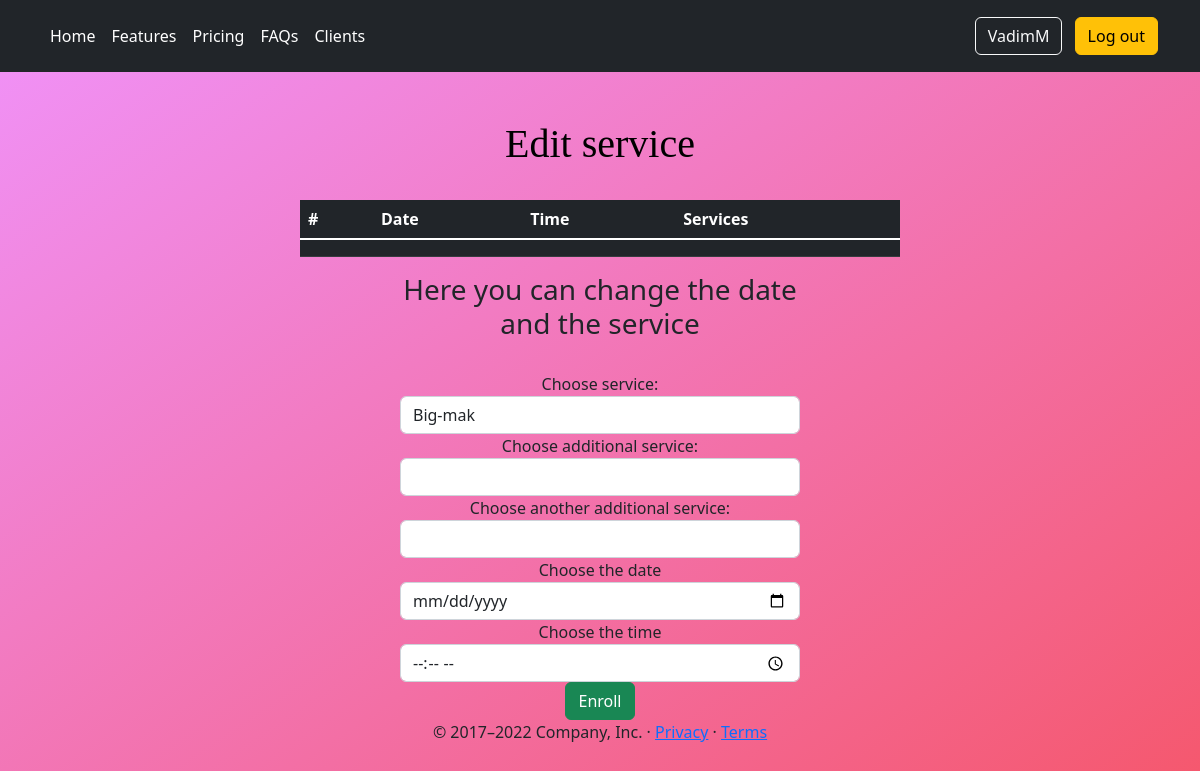
Page /edit_service/3 (signed in) on the earlier database version.
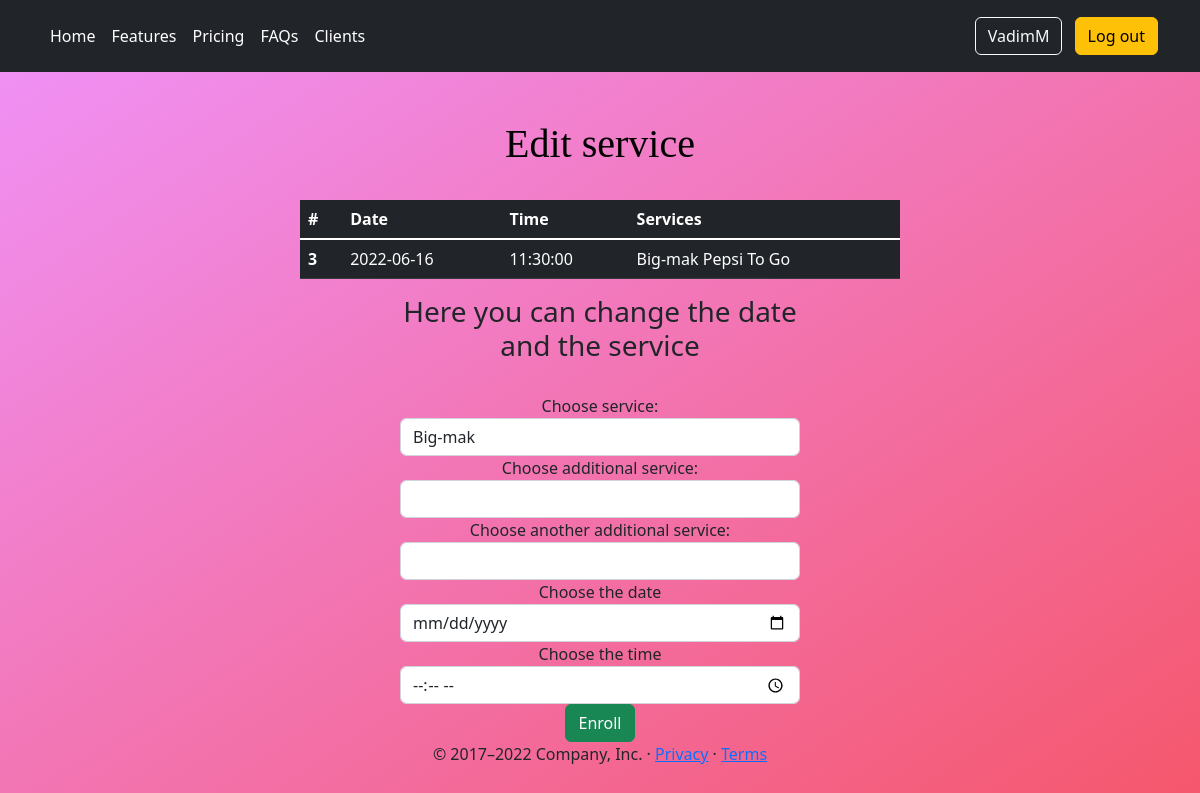
Same page on the later database version.
### app/models.py (models this page shows, shortened)
class Service(db.Model):
    __tablename__ = 'service'
    id = db.Column(db.Integer, primary_key=True)
    service1 = db.Column(db.String(60), index=True, nullable=False)
    service2 = db.Column(db.String(60), index=True)
    service3 = db.Column(db.String(60), index=True)
    service_date = db.Column(db.Date, index=True, nullable=False)  # TODO service date\time
    service_time = db.Column(db.Time, index=True, nullable=False)
    user_id = db.Column(db.Integer, db.ForeignKey('user.id'))

### app/routes.py (the view, shortened to what this page needs)
@app.route('/edit_service/<int:service_id>', methods=['GET', 'POST'])
@login_required
def edit_service(service_id):
    service = Service.query.filter_by(id=service_id).first()
    form = Services()
    return render_template('edit_service.html', title='Edit service', form=form, user=current_user, service=service)

### app/forms.py
class Services(FlaskForm):
    service1 = SelectField('Choose service:', choices=['Big-mak', 'Chicken Burger', 'Cheeseburger'])
    service2 = SelectField('Choose additional service:', choices=['', 'Coke-cola', 'Pepsi', 'Fanta'],
                           validate_choice=False)
    service3 = SelectField('Choose another additional service:', choices=['', 'At the place', 'To Go', 'Delivery'],
                           validate_choice=False)
    service_date = DateField('Choose the date', validators=[InputRequired()],
                             format='%Y-%m-%d', render_kw={"min": datetime.now().date()})
    service_time = TimeField('Choose the time', validators=[InputRequired()],
                             format='%H:%M', render_kw={"min": '10:00', 'max': '20:00', 'step': '1800'})
    submit = SubmitField('Enroll', render_kw={'class': 'btn btn-info'})

### app/models.py (called while the page is built)
@login.user_loader
def load_user(id):
    return User.query.get(int(id))

### app/routes.py (called while the page is built)
@app.before_request
def before_request():
    if current_user.is_authenticated:
        current_user.last_seen = datetime.today()
        db.session.commit()

### app/templates/edit_service.html (shortened to what this page needs)
{% extends "base.html" %}
{% import "bootstrap/wtf.html" as wtf %}
{% block body %}
<br><br><h1>Edit service</h1><br>
 <table class="table table-dark">
        <thead>
        <tr>
            <th scope="col">#</th>
            <th scope="col">Date</th>
            <th scope="col">Time</th>
            <th scope="col">Services</th>
        </tr>
        </thead>
        <tbody class="table-group-divider">
        <tr>
            {% if user == current_user %}
            <th scope="row">{{ service.id }}</th>
            <td>{{ service.service_date }}</td>
            <td>{{ service.service_time }}</td>
            <td>{{ service.service1 }} {{ service.service2 }} {{ service.service3 }}</td>
            {% endif %}
        </tr>
        </tbody>
    </table>
    <form action="" method="post">
        <h3><label>Here you can change the date and the service</label></h3><br>
        {{ wtf.quick_form(form, button_map={'submit': 'success'}) }}
    </form>{% endblock %}
{% block footer%}
    <footer class="container">
        <p>&copy; 2017–2022 Company, Inc. &middot; <a href="#">Privacy</a> &middot; <a href="#">Terms</a></p>
    </footer>
{% endblock %}

Differences in the rows shown:
added Service: id "3", service_date "2022-06-16", service_time "11:30:00", service1 "Big-mak", service2 "Pepsi", service3 "To Go"
